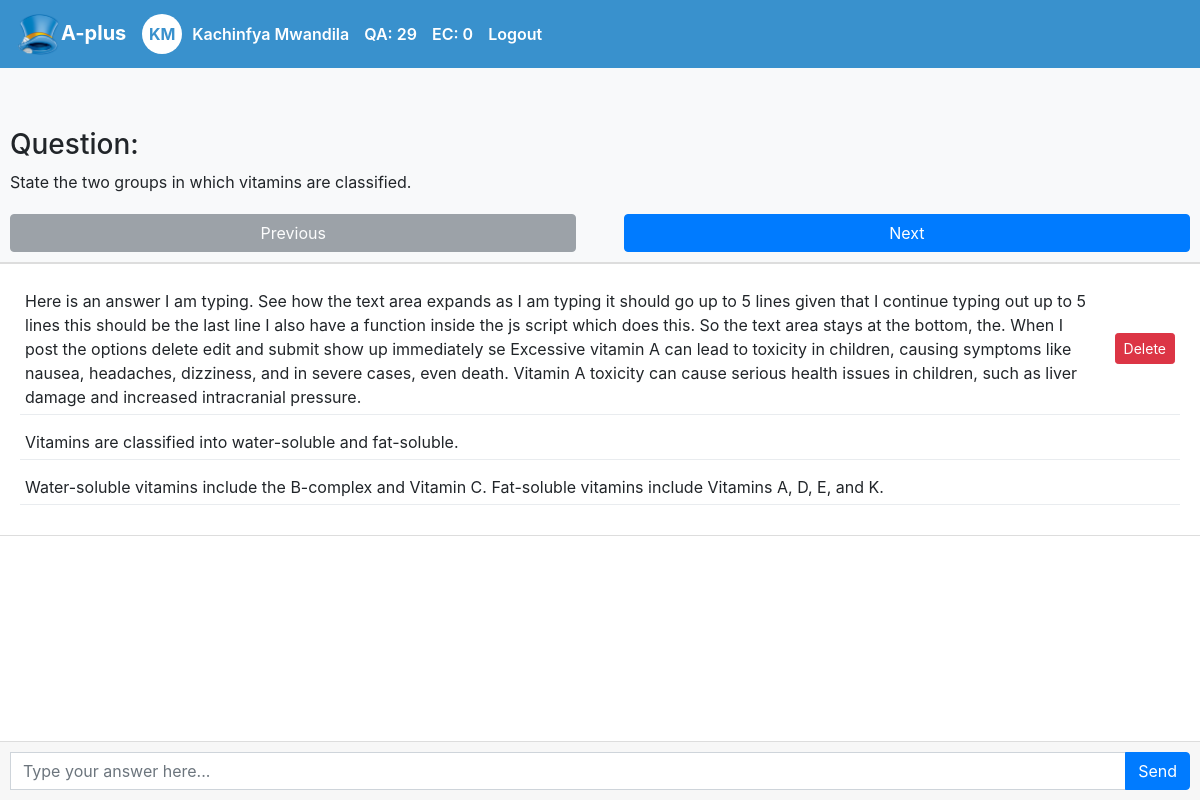
/aplus/user_exam_old.php?exam_id=1 (signed in), run on the app's committed database.
### tables this page shows
CREATE TABLE `users` (
  `user_id` int(11) NOT NULL,
  `first_name` varchar(100) NOT NULL,
  `last_name` varchar(100) NOT NULL,
  `email` varchar(255) NOT NULL,
  `password` varchar(255) NOT NULL,
  `created_at` timestamp NOT NULL DEFAULT current_timestamp(),
  `verified` tinyint(1) DEFAULT 0,
  `paid` tinyint(1) DEFAULT 0
);

CREATE TABLE `questions` (
  `question_id` int(11) NOT NULL,
  `exam_id` int(11) NOT NULL,
  `question_type` enum('multiple_choice','essay') NOT NULL,
  `question_text` text NOT NULL,
  `points` int(11) NOT NULL,
  `correct_answer` text DEFAULT NULL,
  `explanation_text` text DEFAULT NULL,
  `question_order` int(11) DEFAULT NULL,
  `topic` varchar(255) DEFAULT NULL,
  `grade` int(11) DEFAULT NULL
);

CREATE TABLE `user_responses` (
  `response_id` int(11) NOT NULL,
  `user_id` int(11) NOT NULL,
  `question_id` int(11) NOT NULL,
  `response_text` text NOT NULL,
  `is_submitted` tinyint(1) NOT NULL DEFAULT 0,
  `score` int(11) DEFAULT 0,
  `created_at` timestamp NOT NULL DEFAULT current_timestamp(),
  `exam_id` int(11) NOT NULL
);

### aplus/user_exam_old.php (the view, shortened to what this page needs)
<?php
require_once 'header.php';
$exam_id = intval($_GET['exam_id']);
$user_id = intval($_SESSION['user_id']);
$query = "SELECT * FROM questions WHERE exam_id = ?";
$stmt = $mysqli->prepare($query);
$stmt->bind_param('i', $exam_id);
$stmt->execute();
$result = $stmt->get_result();
$questions = $result->fetch_all(MYSQLI_ASSOC);
$total_questions = count($questions);
$current_question_index = isset($_GET['question']) ? intval($_GET['question']) : 0;
$current_question = isset($questions[$current_question_index]) ? $questions[$current_question_index] : null;
$current_question_id = isset($current_question['question_id']) ? $current_question['question_id'] : 0;
$user_response_text = '';
$question_answer_text = '';
$question_explanation_text = '';
if ($current_question_id > 0) {
    $response_query = "SELECT response_text FROM user_responses WHERE exam_id = ? AND question_id = ? AND user_id = ?";
    $response_stmt = $mysqli->prepare($response_query);
    $response_stmt->bind_param('iii', $exam_id, $current_question_id, $user_id);
    $response_stmt->execute();
    $response_result = $response_stmt->get_result();
    $user_response = $response_result->fetch_assoc();
    $query = "SELECT question_text, correct_answer, explanation_text FROM questions WHERE exam_id = ? AND question_id = ?";
    $stmt = $mysqli->prepare($query);
    $stmt->bind_param('ii', $exam_id, $current_question_id);
    $stmt->execute();
    $result = $stmt->get_result();
    $question_data = $result->fetch_assoc();
    if ($user_response) {
        $user_response_text = htmlspecialchars($user_response['response_text']);
        $question_answer_text = htmlspecialchars($question_data['correct_answer']);
        $question_explanation_text = htmlspecialchars($question_data['explanation_text']);
    }
}
?>
<!DOCTYPE html>
<html lang="en">
<head>
    <link href="https://stackpath.bootstrapcdn.com/bootstrap/4.5.2/css/bootstrap.min.css" rel="stylesheet">
</head>
<body>
    <div id="question-area">
        <h3>Question:</h3>
        <p id="question-text"><?php echo htmlspecialchars($current_question['question_text'], ENT_QUOTES, 'UTF-8'); ?></p>
        <div class="question-navigation">
            <button class="btn btn-secondary" <?php if ($current_question_index == 0) echo 'disabled'; ?>
                onclick="navigateQuestion(<?php echo $current_question_index - 1; ?>)">Previous</button>
            <button class="btn btn-primary" <?php if ($current_question_index == $total_questions - 1) echo 'disabled'; ?>
                onclick="navigateQuestion(<?php echo $current_question_index + 1; ?>)">Next</button>
        </div>
    </div>
    <div class="chat-container">
        <div id="message-area">
            <?php if ($user_response_text) { ?>
                <div class="message" data-question-id="<?php echo $current_question_id; ?>" data-exam-id="<?php echo $exam_id; ?>" data-user-id="<?php echo $user_id; ?>">
                    <div class="message-content"><?php echo $user_response_text; ?></div>
                    <div class="message-options">
                        <button class="btn btn-danger btn-sm delete-response-btn">Delete</button>
                    </div>
                </div>
            <div class="answer"><?php echo $question_answer_text; ?></div>
            <div class="explanation"><?php echo $question_explanation_text; ?></div>
            <?php } ?>
        </div>
    </div>
    <div class="input-group">
        <textarea class="form-control" id="user-response" rows="1" placeholder="Type your answer here..."></textarea>
        <div class="input-group-append">
            <button class="btn btn-primary" type="button" id="send-button">Send</button>
        </div>
    </div>
</body>
</html>

### aplus/header.php (shortened to what this page needs)
<?php
require_once 'config.php';
$user_id = $_SESSION['user_id'];
$query = "SELECT first_name, last_name FROM users WHERE user_id = ?";
$stmt = $mysqli->prepare($query);
$stmt->bind_param('i', $user_id);
$stmt->execute();
$stmt->bind_result($first_name, $last_name);
$initials = strtoupper($first_name[0] . $last_name[0]);
$query = "SELECT COUNT(*) FROM user_responses WHERE user_id = ?";
$stmt = $mysqli->prepare($query);
$stmt->bind_param('i', $user_id);
$stmt->execute();
$stmt->bind_result($questions_answered);
$questions_answered = $questions_answered ?? 0;
$query = "SELECT COUNT(*) FROM user_exams WHERE user_id = ? AND status = 'completed'";
$stmt = $mysqli->prepare($query);
$stmt->bind_param('i', $user_id);
$stmt->execute();
$stmt->bind_result($completed_exams);
$completed_exams = $completed_exams ?? 0;
?>
<!DOCTYPE html>
<html lang="en">
<head>
    <link href="https://stackpath.bootstrapcdn.com/bootstrap/4.5.2/css/bootstrap.min.css" rel="stylesheet">
</head>
<body>
    <div id="header-area">
       <nav class="navbar navbar-expand-lg navbar-dark">
        <a class="navbar-brand" href="index.php"><img src="diagrams/alpha_logo.png" width="45px" height="auto">A-plus</a>
        <div class="header-info">
            <div class="initials"><?php echo htmlspecialchars($initials); ?></div>
            <span class="user-name"><?php echo htmlspecialchars($first_name . ' ' . $last_name); ?></span>
            <span class="qa" data-title="Questions Answered">QA: <?php echo $questions_answered; ?></span>
            <span class="ec" data-title="Exams Completed">EC: <?php echo $completed_exams; ?></span>
        </div>
           <a class="header-logout" href="logout.php">Logout</a>
    </nav>
</div>
</body>
</html>

### aplus/header.php (style rules this page uses)
#header-area { flex-shrink: 0; background-color: #3991cd; color: white; text-align: center; top: 0; left: 0; right: 0; z-index: 1000; }
.navbar { background-color: #3991cd; color: white; display: flex; justify-content: space-between; align-items: center; padding: 10px 20px; position:sticky; top: 0; left: 0; right: 0; z-index: 1030; }
.navbar a { color: white; }
.navbar-brand { text-decoration-color: gold; color: white; font-weight: 700; }
.header-info { color: white; display: flex; align-items:center; }
.header-info .user-name { margin-right: 15px; font-weight: 600; display: none; }
.header-info span { margin-right: 15px; font-weight: 600; }
.initials { background-color: white; color: #3991cd; border-radius: 50%; width: 40px; height: 40px; display: flex; justify-content: center; align-items: center; font-weight: 700; margin-right: 10px; }
@media (min-width: 768px) { .header-info .user-name { display: inline; } }
@media (min-width: 768px) { .header-info span.qa, .header-info span.ec { position: relative; } }
@media (min-width: 768px) { .header-logout { margin-right: 15px; font-weight: 600; align-self: right; color: #fff; } }

### aplus/user_exam_old.php (style rules this page uses)
body { margin: 0; padding: 0; height: 100vh; display: flex; flex-direction: column; overflow: hidden; }
#question-area { flex-shrink: 0; padding: 60px 10px 10px 10px; background-color: #f8f9fa; border-bottom: 1px solid #ddd; top: 50px; left: 0; right: 0; z-index: 999; }
.chat-container { flex-shrink: 1; top: 250px; bottom: 60px; left: 0; right: 0; overflow-y: auto; background-color: white; padding: 10px; border-top: 1px solid #ddd; border-bottom: 1px solid #ddd; }
#message-area { max-height: 100%; overflow-y: auto; padding: 10px; }
.message { display: flex; justify-content: space-between; align-items: center; padding: 5px; margin-bottom: 10px; border-bottom: 1px solid #e9ecef; }
.message-content { flex-grow: 1; margin-right: 10px; word-wrap: break-word; overflow: hidden; }
.answer { display: flex; justify-content: space-between; align-items: center; padding: 5px; margin-bottom: 10px; border-bottom: 1px solid #e9ecef; }
.explanation { display: flex; justify-content: space-between; align-items: center; padding: 5px; margin-bottom: 10px; border-bottom: 1px solid #e9ecef; }
.message-options button { margin-left: 5px; }
.input-group { position: fixed; bottom: 0; left: 0; right: 0; padding: 10px; background: #f7f7f7; border-top: 1px solid #ddd; display: flex; align-items: center; justify-content: space-between; }
textarea { resize: none; max-height: 120px; overflow-y: auto; width: 100%; padding-right: 30px; }
.question-navigation { margin-top: 20px; display: flex; justify-content: space-between; }
.question-navigation button { width: 48%; }

### data on the page
users: initials "KM", first_name+last_name "Kachinfya Mwandila"
questions: question_text "State the two groups in which vitamins are classified.", correct_answer "Vitamins are classified into water-soluble and fat-soluble.", explanation_text "Water-soluble vitamins include the B-complex and Vitamin C. Fat-soluble vitamins include Vitamins A, D, E, and K."
user_responses: response_text "Here is an answer I am typing. See how the text area expands as I am typing it should go up to 5 lines given that I continue typing out up to 5 lines this should be the last line I also have a function inside the js script which does this. So the text area stays at the bottom, the. When I post the options delete edit and submit show up immediately se Excessive vitamin A can lead to toxicity in children, causing symptoms like nausea, headaches, dizziness, and in severe cases, even death. Vitamin A toxicity can cause serious health issues in children, such as liver damage and increased intracranial pressure."

### other printed values
$questions_answered "29"
$completed_exams "0"
